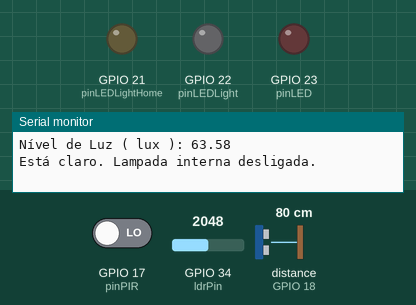
The sketch below on a simulated ESP32. Parts: output pins drawn as LEDs (lit = HIGH), the last lines printed to the serial monitor. Wiring (from diagram.json): ultrasonic range finder: trigger GPIO 5; echo GPIO 18. The test bench sets the inputs (shaded band); at power-on: GPIO 17 (pinPIR) LOW, GPIO 34 (ldrPin) = 2048, distance to the obstacle (sensor on GPIO 18) 80 cm. The echo pulse lasts 58.3 µs per cm; random numbers use the default seed unless the sketch sets one; pins used as bus, display or sensor lines are not drawn.

Above: at 2.3 s.
2.4 s: GPIO 17 (pinPIR) driven HIGH
At 3.7 s:
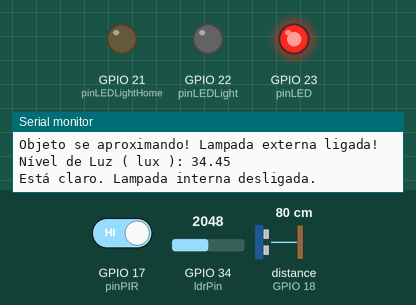
At 24.3 s:
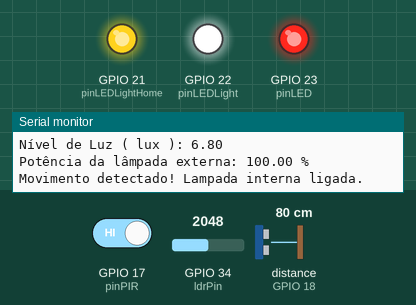
24.4 s: GPIO 17 (pinPIR) driven LOW
33.2 s: GPIO 17 (pinPIR) driven HIGH
At 49.6 s:
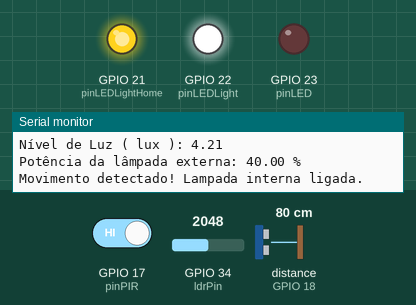
Timing chart, 0 to 55.9 s (numbered marks = the images above; inputs shaded):
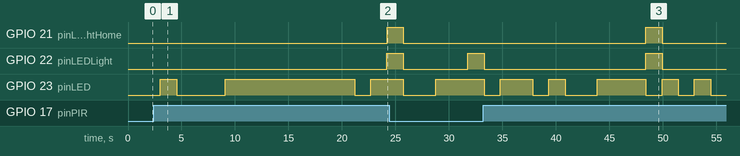

The sketch:

sketch.ino
```cpp
#define ldrPin 34      // Pino ADC conectado ao LDR
#define trigPin 5     // Pino GPIO conectado ao Trig do HC-SR04
#define echoPin 18     // Pino GPIO conectado ao Echo do HC-SR04
#define pinLED 23      // Pino GPIO conectado ao resistor de LED
#define pinLEDLight 22      // Pino GPIO conectado ao resistor de LED (lampada)
#define pinLEDLightHome 21 // Pino GPIO conectado ao resistor de LED (interno)
#define pinPIR 17


const float GAMMA = 0.7;
const float RL10 = 50;

void setup() {
    Serial.begin(115200);  // Inicia a comunicação serial
    Serial.println("Inicializando...");

    // Configuração do HC-SR04
    pinMode(trigPin, OUTPUT);   // Define o pino Trig como saída
    pinMode(echoPin, INPUT);    // Define o pino Echo como entrada
    Serial.println("HC-SR04 configurado");

    // Configuração do PIR

    pinMode(pinPIR, INPUT); //Define o pino como entrada
    Serial.println("PIR configurado");

    // Configuração dos LEDs

    pinMode(pinLED, OUTPUT);    // Define o pino do LED como saída
    pinMode(pinLEDLight, OUTPUT);    // Define o pino de lâmpada externa
    pinMode(pinLEDLightHome, OUTPUT);    // Define o pino de lâmpada
    Serial.println("LED configurado");
}

float executeMeasurement(int minValue, int maxValue) {

  return minValue + (rand() % (maxValue - minValue + 1)) + (rand() % 100) / 100.0;

}

void loop() {
    Serial.println("Loop iniciado");

    // Leitura do HC-SR04
    long duration;
    int distance;

    // Envia pulso de 10 microsegundos para o trig
    digitalWrite(trigPin, LOW);
    delayMicroseconds(2);
    digitalWrite(trigPin, HIGH);
    delayMicroseconds(10);
    digitalWrite(trigPin, LOW);

    // Calcula o tempo de duração do pulso de retorno
    duration = pulseIn(echoPin, HIGH);

    //distance = 15;
    distance = executeMeasurement(0, 200);

    // Exibe a distância no monitor serial
    Serial.print("Distância medida: ");
    Serial.print(distance);
    Serial.println(" cm");

    bool isDistance = (distance < 100);

    // Acende o LEDLight se o objeto estiver a uma distância menor que 20 cm
    if (isDistance == true) {
        Serial.println("Objeto se aproximando! Lampada externa ligada!");
        digitalWrite(pinLED, HIGH);
    } else {
        Serial.println("Nenhum objeto próximo. Lampada externa desligada.");
        digitalWrite(pinLED, LOW);
    }

    // Leitura do LDR
    int ldrValue = analogRead(ldrPin);
    float voltage = ldrValue / 1024. * 5;
    float resistance = 2000 * voltage / (1 - voltage / 5);
    float lux = pow(RL10 * 1e3 * pow(10, GAMMA) / resistance, (1 / GAMMA));

    // Simulação de valores aleatórios
    lux = executeMeasurement(0, 100.000);

    Serial.print("Nível de Luz ( lux ): ");
    Serial.println(lux); // Exibe o valor lido no monitor serial

    if(lux < 10) {

      float percentualLight = 40.00;

      if(isDistance == true) {

        percentualLight = 100.00;

      }

      // Executar ação para ligar a lâmpada externa
      digitalWrite(pinLEDLight, HIGH);

      Serial.print("Potência da lâmpada externa: ");
      Serial.print(percentualLight);
      Serial.println(" %");

    }

    else {

      digitalWrite(pinLEDLight, LOW);

    }

    // Leitura do PIR
    int pirState = digitalRead(pinPIR);
    if (lux < 10) { // Está escuro
        if (pirState == HIGH) { // Corpo detectado
            digitalWrite(pinLEDLightHome, HIGH); // Liga o LED
            Serial.println("Movimento detectado! Lampada interna ligada.");
        } else {
            digitalWrite(pinLEDLightHome, LOW); // Desliga o LED
            Serial.println("Sem movimento. Lampada interna desligada.");
        }
    } else {
        // Está claro, desliga o LED independentemente do movimento
        digitalWrite(pinLEDLightHome, LOW);
        Serial.println("Está claro. Lampada interna desligada.");
    }


    delay(1500);
}
```

Measured:
- after the input at 2.4 s, GPIO 21 (pinLEDLightHome): LOW → HIGH after 21.8 s
- after the input at 33.2 s, GPIO 21 (pinLEDLightHome): LOW → HIGH after 15.2 s, → LOW 1.5 s later
